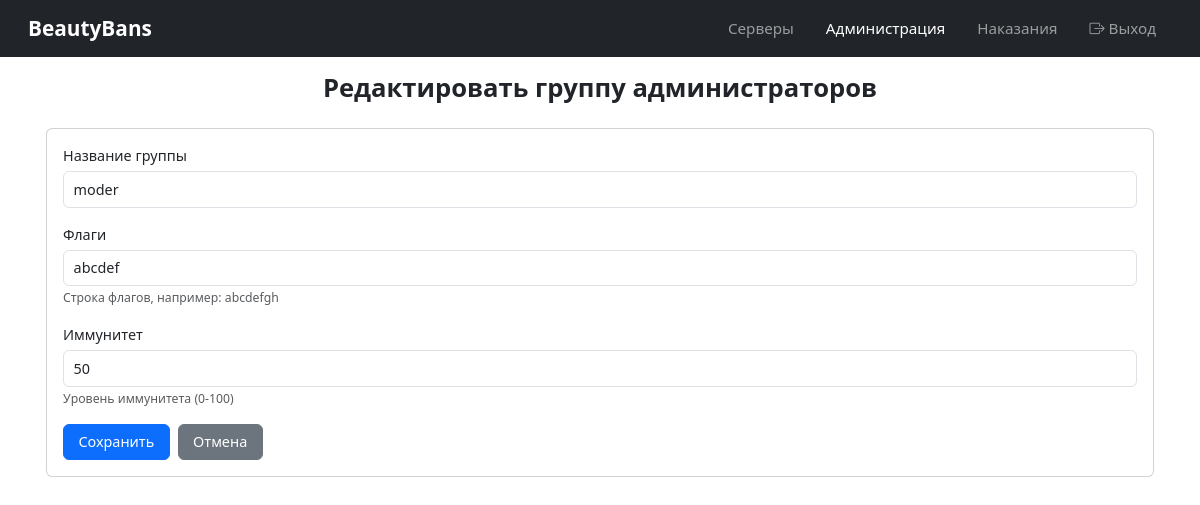
Screenshot of /admins/groups/1/edit/ (signed in) with the database file from the repository.
### admins/models.py (models this page shows, shortened)
class AdminGroup(models.Model):
    name = models.CharField(max_length=64, unique=True)
    flags = models.CharField(max_length=32, default='', blank=True)
    immunity = models.IntegerField(default=0)
    created_at = models.DateTimeField(auto_now_add=True)
    class Meta:
        verbose_name = 'Admin Group'
        verbose_name_plural = 'Admin Groups'

### admins/views.py (the view)
# urls.py: path('groups/<int:pk>/edit/', views.group_edit, name='group_edit'),
@login_required
def group_edit(request, pk):
    group = get_object_or_404(AdminGroup, pk=pk)
    if request.method == 'POST':
        form = AdminGroupForm(request.POST, instance=group)
        if form.is_valid():
            form.save()
            return redirect('admins:admin_panel') + '?tab=groups'
    else:
        form = AdminGroupForm(instance=group)
    return render(request, 'admins/group_form.html', {'form': form, 'action': 'Редактировать'})

### admins/forms.py
class AdminGroupForm(forms.ModelForm):
    class Meta:
        model = AdminGroup
        fields = ['name', 'flags', 'immunity']
        widgets = {
            'name': forms.TextInput(attrs={'class': 'form-control'}),
            'flags': forms.TextInput(attrs={'class': 'form-control', 'placeholder': 'abcdefgh'}),
            'immunity': forms.NumberInput(attrs={'class': 'form-control'}),
        }

### admins/templates/admins/group_form.html (shortened to what this page needs)
{% extends 'base.html' %}
{% block content %}
<h1>{{ action }} группу администраторов</h1>
<div class="card mt-4">
    <div class="card-body">
        <form method="post">
            <div class="mb-3">
                <label for="{{ form.name.id_for_label }}" class="form-label">Название группы</label>
                {{ form.name }}
            </div>
            <div class="mb-3">
                <label for="{{ form.flags.id_for_label }}" class="form-label">Флаги</label>
                {{ form.flags }}
                <small class="form-text text-muted">Строка флагов, например: abcdefgh</small>
            </div>
            <div class="mb-3">
                <label for="{{ form.immunity.id_for_label }}" class="form-label">Иммунитет</label>
                {{ form.immunity }}
                <small class="form-text text-muted">Уровень иммунитета (0-100)</small>
            </div>
            <div class="d-flex gap-2">
                <button type="submit" class="btn btn-primary">Сохранить</button>
                <a href="{% url 'admins:admin_panel' %}" class="btn btn-secondary">Отмена</a>
            </div>
        </form>
    </div>
</div>
{% endblock %}

### templates/base.html (style rules this page uses)
body { font-size: 14px; }
.btn { font-size: 0.9rem; padding: 0.4rem 0.9rem; }
.form-label { font-size: 0.9rem; font-weight: 500; margin-bottom: 0.3rem; }
.form-control, .form-select { font-size: 0.9rem; padding: 0.4rem 0.6rem; }
.card { border-radius: 0.4rem; max-width: 1200px; margin: 0 auto 1rem auto; }
.card-body { padding: 1rem; }
h1 { font-size: 1.6rem; font-weight: 600; text-align: center; }

### rows the page displays
AdminGroup: name "moder", flags "abcdef", immunity "50"

### other values shown
{{ action }} "Редактировать"
